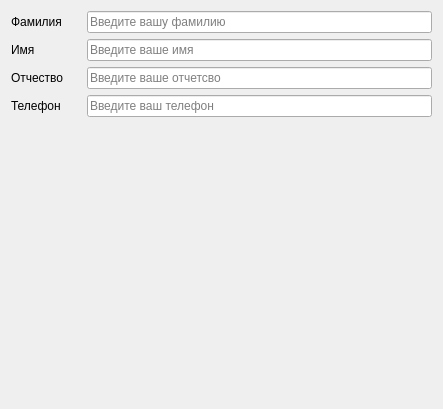
             <widget class="QWidget" name="page">
              <property name="geometry">
               <rect>
                <x>0</x>
                <y>0</y>
                <width>443</width>
                <height>409</height>
               </rect>
              </property>
              <attribute name="label">
               <string>QLineEdit</string>
              </attribute>
              <layout class="QVBoxLayout" name="verticalLayout_4">
               <item>
                <layout class="QHBoxLayout" name="horizontalLayout_4">
                 <item>
                  <widget class="QLabel" name="label">
                   <property name="minimumSize">
                    <size>
                     <width>70</width>
                     <height>0</height>
                    </size>
                   </property>
                   <property name="text">
                    <string>Фамилия</string>
                   </property>
                  </widget>
                 </item>
                 <item>
                  <widget class="QLineEdit" name="lineEdit">
                   <property name="placeholderText">
                    <string>Введите вашу фамилию</string>
                   </property>
                  </widget>
                 </item>
                </layout>
               </item>
               <item>
                <layout class="QHBoxLayout" name="horizontalLayout_5">
                 <item>
                  <widget class="QLabel" name="label_2">
                   <property name="minimumSize">
                    <size>
                     <width>70</width>
                     <height>0</height>
                    </size>
                   </property>
                   <property name="text">
                    <string>Имя</string>
                   </property>
                  </widget>
                 </item>
                 <item>
                  <widget class="QLineEdit" name="lineEdit_2">
                   <property name="sizePolicy">
                    <sizepolicy hsizetype="Expanding" vsizetype="Fixed">
                     <horstretch>0</horstretch>
                     <verstretch>0</verstretch>
                    </sizepolicy>
                   </property>
                   <property name="placeholderText">
                    <string>Введите ваше имя</string>
                   </property>
                  </widget>
                 </item>
                </layout>
               </item>
               <item>
                <layout class="QHBoxLayout" name="horizontalLayout_6">
                 <item>
                  <widget class="QLabel" name="label_3">
                   <property name="minimumSize">
                    <size>
                     <width>70</width>
                     <height>0</height>
                    </size>
                   </property>
                   <property name="text">
                    <string>Отчество</string>
                   </property>
                  </widget>
                 </item>
                 <item>
                  <widget class="QLineEdit" name="lineEdit_3">
                   <property name="placeholderText">
                    <string>Введите ваше отчетсво</string>
                   </property>
                  </widget>
                 </item>
                </layout>
               </item>
               <item>
                <layout class="QHBoxLayout" name="horizontalLayout_7">
                 <item>
                  <widget class="QLabel" name="label_4">
                   <property name="minimumSize">
                    <size>
                     <width>70</width>
                     <height>0</height>
                    </size>
                   </property>
                   <property name="text">
                    <string>Телефон</string>
                   </property>
                  </widget>
                 </item>
                 <item>
                  <widget class="QLineEdit" name="lineEdit_4">
                   <property name="placeholderText">
                    <string>Введите ваш телефон</string>
                   </property>
                  </widget>
                 </item>
                </layout>
               </item>
               <item>
                <spacer name="verticalSpacer">
                 <property name="orientation">
                  <enum>Qt::Vertical</enum>
                 </property>
                 <property name="sizeHint" stdset="0">
                  <size>
                   <width>20</width>
                   <height>252</height>
                  </size>
                 </property>
                </spacer>
               </item>
              </layout>
             </widget>
